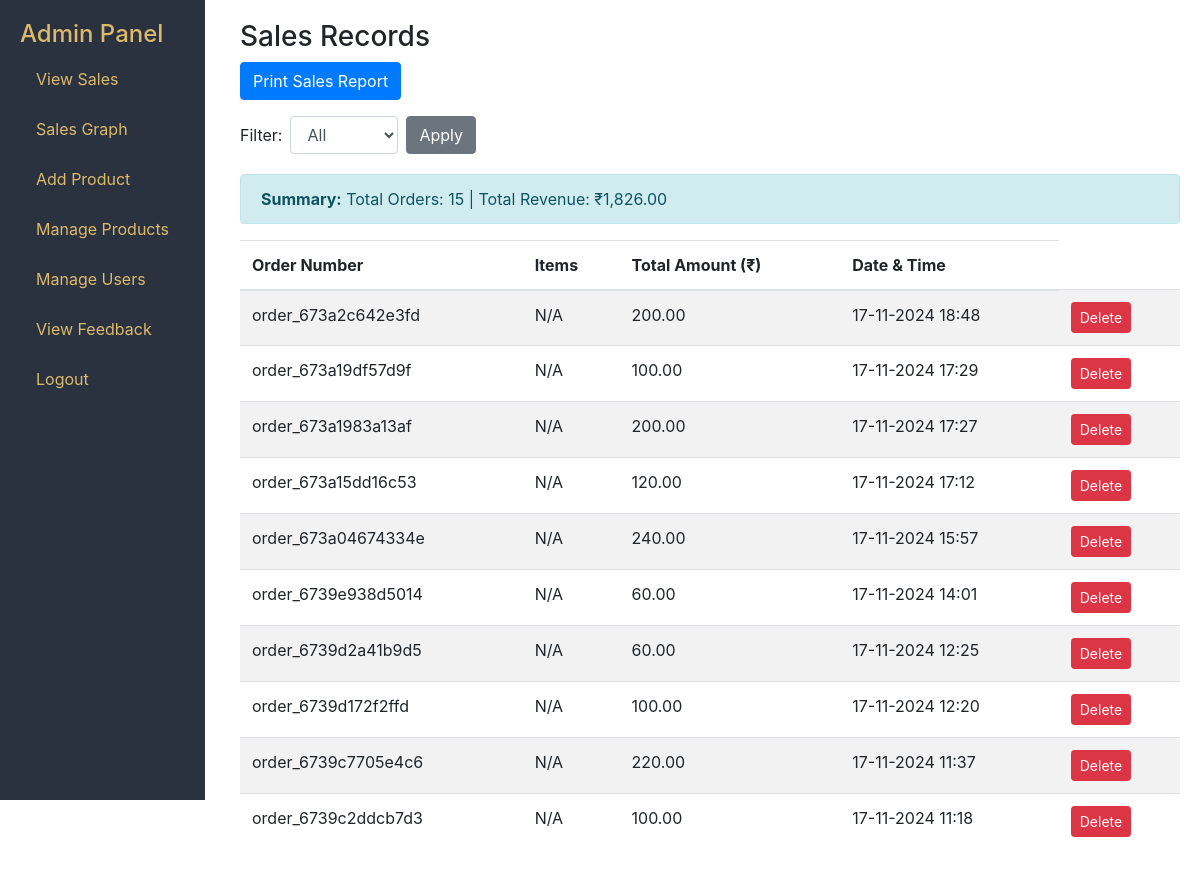
Page /view_sales.php on the committed database.
### tables this page shows
CREATE TABLE `sales` (
  `id` int(11) NOT NULL,
  `order_number` varchar(50) NOT NULL,
  `items` text NOT NULL,
  `total_amount` decimal(10,2) NOT NULL,
  `date_time` datetime NOT NULL
);

### view_sales.php (the view, shortened to what this page needs)
<?php
require 'db.php';
$filter = isset($_GET['filter']) ? $_GET['filter'] : 'all';
switch ($filter) {
    default:
        $salesQuery = "SELECT * FROM sales ORDER BY date_time DESC";
        $summaryQuery = "SELECT COUNT(*) as totalOrders, SUM(total_amount) as totalRevenue FROM sales";
        break;
}
$summaryResult = mysqli_query($conn, $summaryQuery);
$summary = mysqli_fetch_assoc($summaryResult);
$limit = 10;
$page = isset($_GET['page']) ? (int)$_GET['page'] : 1;
$offset = ($page - 1) * $limit;
$pagedQuery = $salesQuery . " LIMIT $limit OFFSET $offset";
$pagedResult = mysqli_query($conn, $pagedQuery);
?>
<!DOCTYPE html>
<html lang="en">
<head>
    <link href="https://stackpath.bootstrapcdn.com/bootstrap/4.5.2/css/bootstrap.min.css" rel="stylesheet">
</head>
<body>
    <div class="sidebar">
        <a href="admin_panel.php" style="text-decoration: none; color: #ddba6b"><h4>Admin Panel</h4></a>
        <a href="view_sales.php" class="nav-link">View Sales</a>
        <a href="sales_graph.php" class="nav-link">Sales Graph</a>
        <a href="add_product.php" class="nav-link">Add Product</a>
        <a href="manage_product.php" class="nav-link">Manage Products</a>
        <a href="manage_users.php" class="nav-link">Manage Users</a>
        <a href="view_feedback.php" class="nav-link">View Feedback</a>
        <a href="logout.php" class="nav-link">Logout</a>
    </div>
    <div class="content">
        <h3>Sales Records</h3>
        <button class="btn btn-primary mb-3 print-button" onclick="printReport()">Print Sales Report</button>
        <div class="filter-section">
            <form method="GET" action="view_sales.php" class="form-inline">
                <label for="filter" class="mr-2">Filter:</label>
                <select name="filter" id="filter" class="form-control mr-2">
                    <option value="all" <?= $filter == 'all' ? 'selected' : '' ?>>All</option>
                </select>
                <button type="submit" class="btn btn-secondary">Apply</button>
            </form>
        </div>
        <div class="alert alert-info">
            <strong>Summary:</strong> Total Orders: <?= $summary['totalOrders'] ?> | Total Revenue: ₹<?= number_format($summary['totalRevenue'], 2) ?>
        </div>
        <table class="table table-striped">
            <thead>
                <tr>
                    <th>Order Number</th>
                    <th>Items</th>
                    <th>Total Amount (₹)</th>
                    <th>Date & Time</th>
                </tr>
            </thead>
            <tbody>
    <?php if (mysqli_num_rows($pagedResult) > 0): ?>
        <?php while ($row = mysqli_fetch_assoc($pagedResult)): ?>
            <tr>
                <td><?= htmlspecialchars($row['order_number']) ?></td>
                <td>
                    <?php
                    $items = json_decode($row['items'], true);
                    if ($items) {
                        $itemDetails = array_map(function($item) {
                            return htmlspecialchars($item['name']) . ' (x' . htmlspecialchars($item['quantity']) . ')';
                        }, $items);
                        echo implode(', ', $itemDetails);
                    } else {
                        echo 'N/A';
                    }
                    ?>
                </td>
                <td><?= number_format($row['total_amount'], 2) ?></td>
                <td><?= date('d-m-Y H:i', strtotime($row['date_time'])) ?></td>
                <td>
                    <a href="delete_sales.php?id=<?= $row['id'] ?>" class="btn btn-danger btn-sm">Delete</a>
                </td>
            </tr>
        <?php endwhile; ?>
    <?php else: ?>
        <tr>
            <td colspan="5" class="text-center">No sales records found for the selected filter.</td>
        </tr>
    <?php endif; ?>
</tbody>
        </table>
    </div>
</body>
</html>

### view_sales.php (style rules this page uses)
body { display: flex; }
.sidebar { min-width: 200px; background-color: #2a3240; color: #ddba6a; padding: 20px; height: 100vh; position: fixed; top: 0; left: 0; }
.sidebar .nav-link { color: #ddba6a; margin: 10px 0; }
.content { margin-left: 220px; padding: 20px; flex: 1; }
.filter-section { margin-bottom: 20px; }

### rows in the picture
sales: order_number "order_673a2c642e3fd", total_amount "200.00", date_time "17-11-2024 18:48"
sales: order_number "order_673a19df57d9f", total_amount "100.00", date_time "17-11-2024 17:29"
sales: order_number "order_673a1983a13af", total_amount "200.00", date_time "17-11-2024 17:27"
sales: order_number "order_673a15dd16c53", total_amount "120.00", date_time "17-11-2024 17:12"
sales: order_number "order_673a04674334e", total_amount "240.00", date_time "17-11-2024 15:57"
sales: order_number "order_6739e938d5014", total_amount "60.00", date_time "17-11-2024 14:01"
sales: order_number "order_6739d2a41b9d5", total_amount "60.00", date_time "17-11-2024 12:25"
sales: order_number "order_6739d172f2ffd", total_amount "100.00", date_time "17-11-2024 12:20"
sales: order_number "order_6739c7705e4c6", total_amount "220.00", date_time "17-11-2024 11:37"
sales: order_number "order_6739c2ddcb7d3", total_amount "100.00", date_time "17-11-2024 11:18"

### other values in the picture
$summary['totalOrders'] "15"
$summary['totalRevenue'] "1,826.00"
